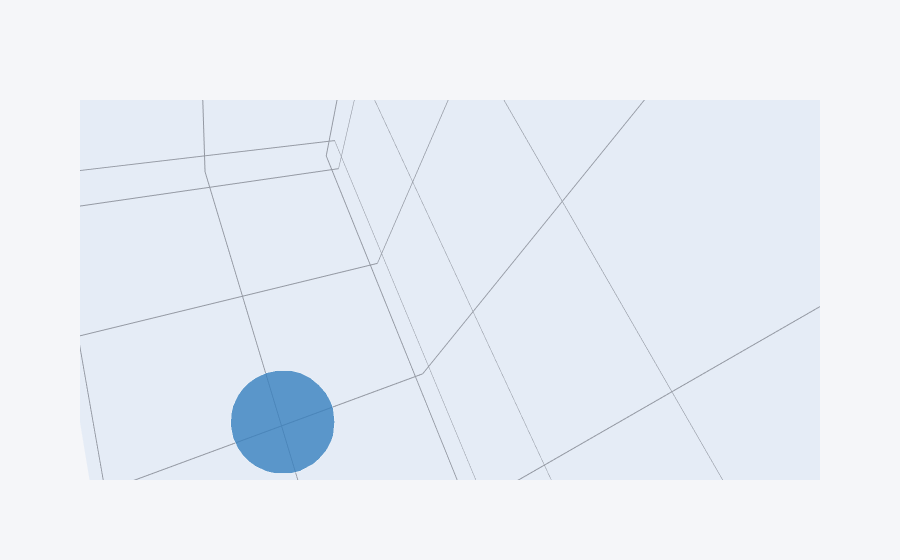

Source (notebook cell):
### Code cell
df.head().iplot(kind = 'bubble3d', x = 'sepal_length' , y = 'petal_length',z = 'sepal_width',size = 'sepal_length')

### Figure 1 — Plotly figure (JSON) as saved in the notebook; plotly's stock layout.template omitted (floating-point values rounded to 4 significant figures)
{"data": [{"marker": {"color": ["rgba(255, 153, 51, 1.0)", "rgba(55, 128, 191, 1.0)", "rgba(50, 171, 96, 1.0)", "rgba(128, 0, 128, 1.0)", "rgba(219, 64, 82, 1.0)"], "opacity": 0.8, "size": [112, 72, 32, 12, 92], "symbol": "circle"}, "mode": "markers", "text": ["0", "1", "2", "3", "4"], "type": "scatter3d", "x": [5.1, 4.9, 4.7, 4.6, 5], "y": [1.4, 1.4, 1.3, 1.5, 1.4], "z": [3.5, 3, 3.2, 3.1, 3.6]}], "layout": {"autosize": true, "legend": {"bgcolor": "#F5F6F9", "font": {"color": "#4D5663"}}, "paper_bgcolor": "#F5F6F9", "plot_bgcolor": "#F5F6F9", "scene": {"aspectmode": "auto", "aspectratio": {"x": 1.277, "y": 0.5109, "z": 1.533}, "camera": {"center": {"x": 0, "y": 0, "z": 0}, "eye": {"x": -0.01505, "y": 0.02166, "z": 0.04381}, "projection": {"type": "perspective"}, "up": {"x": 0.3974, "y": 0.1263, "z": 0.9089}}, "xaxis": {"gridcolor": "#9499A3", "showgrid": true, "tickfont": {"color": "#4D5663"}, "title": {"font": {"color": "#4D5663"}, "text": ""}, "type": "linear", "zerolinecolor": "#9499A3"}, "yaxis": {"gridcolor": "#9499A3", "showgrid": true, "tickfont": {"color": "#4D5663"}, "title": {"font": {"color": "#4D5663"}, "text": ""}, "type": "linear", "zerolinecolor": "#9499A3"}, "zaxis": {"gridcolor": "#9499A3", "showgrid": true, "tickfont": {"color": "#4D5663"}, "title": {"font": {"color": "#4D5663"}, "text": ""}, "type": "linear", "zerolinecolor": "#9499A3"}}, "title": {"font": {"color": "#4D5663"}}}}
